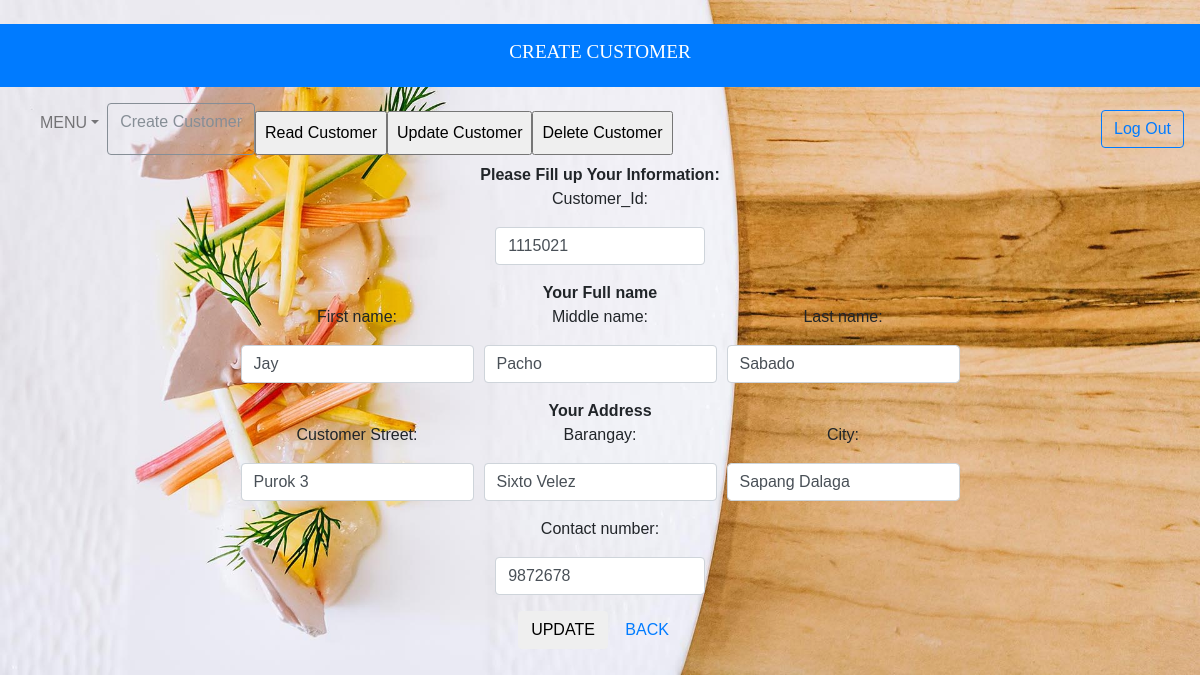
The page /cus_create.php?edit=1115021 on the database its author committed.
### tables this page shows
CREATE TABLE `customer` (
  `customer_id` varchar(20) NOT NULL,
  `firstname` varchar(50) NOT NULL,
  `middlename` varchar(50) NOT NULL,
  `lastname` varchar(50) NOT NULL,
  `street` varchar(50) NOT NULL,
  `barangay` varchar(50) NOT NULL,
  `city` varchar(50) NOT NULL,
  `contact` int(11) NOT NULL
);

### cus_process.php (called while the page is built, shortened)
<?php
$mysqli = new mysqli('localhost','root','','final') or die(mysqli_error($mysqli));
if(isset($_GET['edit'])){
	$id = $_GET['edit'];
	$update =true;
	$result = $mysqli->query("SELECT * FROM customer WHERE customer_id=$id") or
	          die($mysqli->error);
	if(@count($result)==1){
		$row=$result->fetch_array();
		$customer_id = $row['customer_id'];
		$firstname = $row['firstname'];
		$middlename = $row['middlename'];
		$lastname = $row['lastname'];
		$street = $row['street'];
		$barangay = $row['barangay'];
		$city = $row['city'];
		$contact = $row['contact'];
	}
}
?>

### cus_create.php (the view, shortened to what this page needs)
<?php include('cus_process.php');?>
<!DOCTYPE html>
<html lang="en">
<head>
	<link rel="stylesheet" href="Bootstrap/css/bootstrap.min.css">
    <link rel="stylesheet" href="Style/style.css">
   </head>
<br><div class="text-center">
                <div class="header">
    		 <div class="p-3 mb-2 bg-primary text-white"><h1>CREATE CUSTOMER</h1></div>
  		</div>
<nav class="navbar navbar-expand-lg navbar-light bg">
  <div class="collapse navbar-collapse" id="navbarSupportedContent">
    <ul class="navbar-nav mr-auto">
      <li class="nav-item dropdown">
    <a class="nav-link dropdown-toggle" data-toggle="dropdown" href="home.php" role="button" aria-haspopup="true" aria-expanded="false">MENU</a>
  </li>
	   <td>
       <a href="cus_create.php" button class="btn btn-outline-secondary my-2 my-sm-0" type="submit">Create Customer</a>
      </td>
	  <td>
       <a href="cus_read.php"><input type=button value="Read Customer"></a>
      </td>
	  <td>
       <a href="cus_update.php"><input type=button value="Update Customer"></a>
      </td>
	  <td>
       <a href="cus_delete.php"><input type=button value="Delete Customer"></a>
      </td>
	</ul>
               <a href="logout.php" button class="btn btn-outline-primary my-2 my-sm-0" type="submit">Log Out</a>
  </div>
</nav>
<body>
<center>
<div id="main">
  <div container>
   <div class="row justify-content-center">
	<form action="cus_process.php" method="POST">
	  <b>Please Fill up Your Information:</b>
	    <div class="form-group col-md-4">
			<label>Customer_Id:</label>
			<input type="text" name="customer_id" class="form-control" value="<?php echo $customer_id;?>" required>
		</div>
		<b>Your Full name</b>
		<div class="form-row">
          <div class="form-group col-md-4">
			<label>First name:</label>
			<input type="text" name="firstname" class="form-control" value="<?php echo $firstname;?>" required>
		  </div>
		  <div class="form-group col-md-4">
			<label>Middle name:</label>
			<input type="text" name="middlename" class="form-control" value="<?php echo $middlename;?>" required>
		  </div>
		  <div class="form-group col-md-4">
			<label>Last name:</label>
			<input type="text" name="lastname" class="form-control" value="<?php echo $lastname;?>" required>
		  </div>
		</div>
		<b>Your Address</b>
		<div class="form-row">
          <div class="form-group col-md-4">
			<label>Customer Street:</label>
			<input type="text" name="street" class="form-control" value="<?php echo $street;?>" required>
		  </div>
		  <div class="form-group col-md-4">
			<label>Barangay:</label>
			<input type="text" name="barangay" class="form-control" value="<?php echo $barangay;?>" required>
		  </div>
		  <div class="form-group col-md-4">
			<label>City:</label>
			<input type="text" name="city" class="form-control" value="<?php echo $city;?>" required>
		  </div>
		</div>
		<div class="form-group col-md-4">
			<label>Contact number:</label>
			<input type="text" name="contact" class="form-control" value="<?php echo $contact;?>" required>
		</div>
		<div class="form-group">
		<?php
			if($update==true):
		?>
		<button type="submit" class="btn" name="update">UPDATE</button>
		<a href="cus_read.php"class="btn">BACK</a>
		<?php else: ?>
			<button type="submit" class="btn" name="save">SAVE</button>
			<a href="cus_read.php"class="btn">BACK</a>
		<?php endif;?>
		</div>
    </form>
   </div>
</div>
</center>
</body>
</html>

### Style/style.css (style rules this page uses)
body { font-family: sans-serif; background: white; }
h1 { font-size: 1.2em; text-align: center; color: white; }
input { width: 100%; box-sizing: border-box; font-size: 1em; margin-top: 0.5em; padding: 0.5em; }
input::after { width: 100%; height: 5px; background: red; }
div.header { color: white; font-family:"Monotype corsiva"; }
body { font-family: Arial, Helvetica, sans-serif; }

### cus_create.php (style rules this page uses)
body { background-image: url(images/jay.JPG); background-size: cover; background-repeat: no-repeat; width: 100%; }

### rows shown on the page
customer: customer_id "1115021", firstname "Jay", middlename "Pacho", lastname "Sabado", street "Purok 3", barangay "Sixto Velez", city "Sapang Dalaga", contact "9872678"
